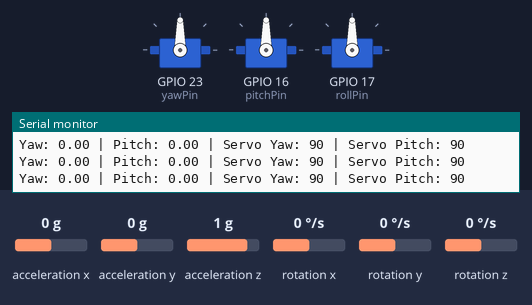
A sketch run on a simulated ESP32. On the bench: 3 × servo, the last lines printed to the serial monitor. The test bench sets the inputs (shaded band); at power-on: rotation z 0 °/s, acceleration x 0 g, acceleration y 0 g, acceleration z 1 g, rotation x 0 °/s, rotation y 0 °/s.

Above: at 3.0 s.
3.1 s: rotation z set to -100 °/s
At 5.4 s:
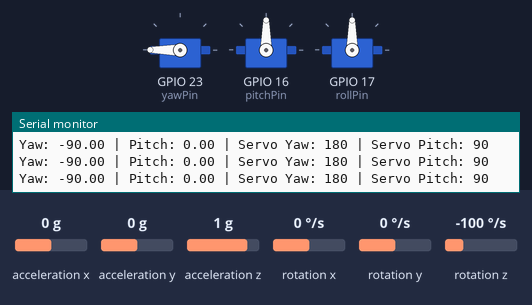
5.7 s: rotation z set to 100 °/s
At 7.9 s:
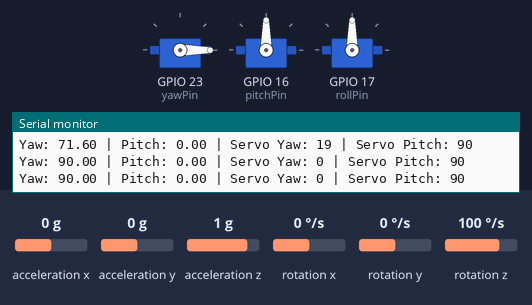
8.7 s: acceleration x set to -1.4 g
At 9.8 s:
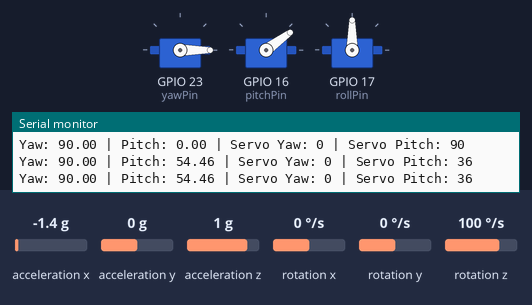
10.5 s: acceleration y set to -1.4 g
At 11.6 s:
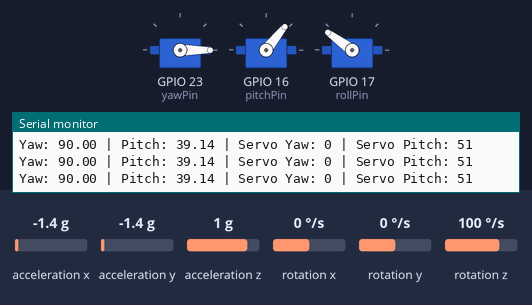
12.2 s: acceleration z set to -1.4 g
At 13.4 s:
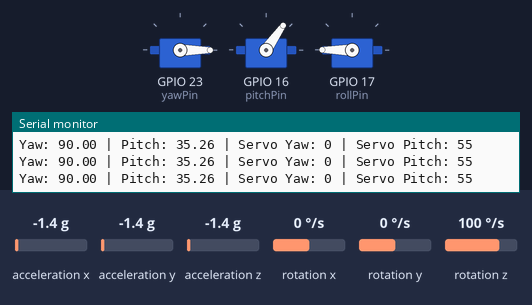
13.8 s: acceleration x set to -0.8 g
At 15.2 s:
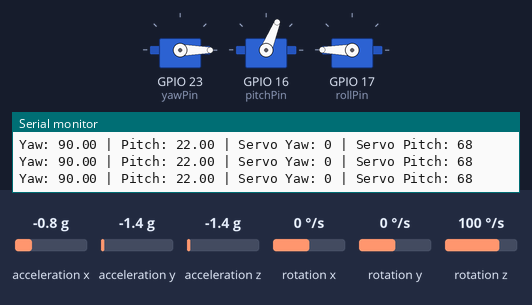
Timing chart, 0 to 16.4 s (numbered marks = the images above; inputs shaded):
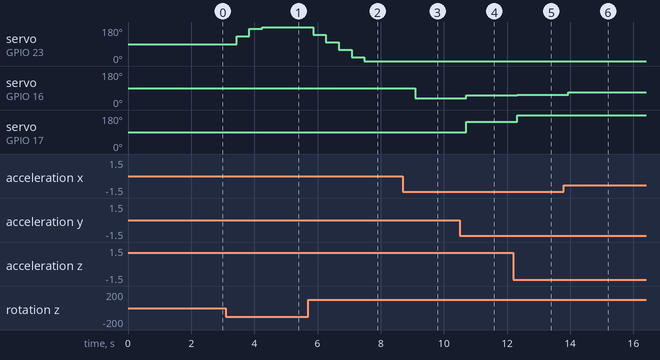

The sketch:

main.ino
```cpp
#include <Wire.h>
#include <MPU6050.h>
#include <ESP32Servo.h>

Servo servoYaw;
Servo servoPitch;
Servo servoRoll;
const int yawPin = 23;
const int pitchPin = 16;
const int rollPin = 17;

int servo_yawVal;
int servo_pitchVal;
int servo_rollVal;

MPU6050 mpu(0x68);
float yawOffset = 0;
float yaw = 0;

void setup() {
  Serial.begin(115200);
  servoYaw.attach(yawPin);
  servoPitch.attach(pitchPin);
  servoRoll.attach(rollPin);
  servoYaw.write(90);
  servoPitch.write(90);
  servoRoll.write(90);
  Wire.begin(21, 22);
  delay(100);

  mpu.initialize();
  Serial.println(mpu.testConnection() ? "MPU6050 connected!" : "Connection failed!");

  Serial.println("Calibrating... Keep still!");
  long sum = 0;
  int16_t ax, ay, az, gx, gy, gz;
  for (int i = 0; i < 200; i++) {
    mpu.getMotion6(&ax, &ay, &az, &gx, &gy, &gz);
    sum += gz;
    delay(5);
  }
  yawOffset = sum / 200.0;
  Serial.println("Done! Initial = 0");
}

void loop() {
  int16_t ax, ay, az, gx, gy, gz;
  mpu.getMotion6(&ax, &ay, &az, &gx, &gy, &gz);

  float accelX = ax / 16384.0;
  float accelY = ay / 16384.0;
  float accelZ = az / 16384.0;

  float roll  = atan2(accelY, accelZ) * 180.0 / PI;
  float pitch = atan2(-accelX, sqrt(accelY * accelY + accelZ * accelZ)) * 180.0 / PI;

  static unsigned long lastTime = 0;
  unsigned long now = millis();
  float dt = (now - lastTime) / 1000.0;
  lastTime = now;

  yaw += ((gz - yawOffset) / 131.0) * dt;

  yaw = constrain(yaw, -90, 90);
  pitch = constrain(pitch, -90, 90);
  roll = constrain(roll, -90, 90);

  if ((int)yaw <= 0) {
    servo_yawVal = map((int)yaw, 0, -90, 90, 180);
  } else {
    servo_yawVal = map((int)yaw, 0, 90, 90, 0);
  }

  if ((int)pitch <= 0) {
    servo_pitchVal = map((int)pitch, 0, -90, 90, 180);
  } else {
    servo_pitchVal = map((int)pitch, 0, 90, 90, 0);
  }

  if ((int)roll <= 0) {
    servo_rollVal = map((int)roll, 0, -90, 90, 180);
  } else {
    servo_rollVal = map((int)roll, 0, 90, 90, 0);
  }

  servoYaw.write(servo_yawVal);
  servoPitch.write(servo_pitchVal);
  servoRoll.write(servo_rollVal);

  Serial.print("Yaw: "); Serial.print(yaw);
  Serial.print(" | Pitch: "); Serial.print(pitch);
  Serial.print(" | Servo Yaw: "); Serial.print(servo_yawVal);
  Serial.print(" | Servo Pitch: "); Serial.println(servo_pitchVal);

  delay(400);
}
```

Measured:
- after the input at 3.1 s, servo on GPIO 23 (yawPin): 90° → 130° after 0.34 s, → 170° 0.40 s later, → 180° 0.40 s later
- after the input at 5.7 s, servo on GPIO 23 (yawPin): moves from 180° to 0° over 1.6 s, starting after 0.16 s
- after the input at 8.7 s, servo on GPIO 16 (pitchPin): 90° → 36° after 0.40 s
- after the input at 10.5 s, servo on GPIO 16 (pitchPin): 36° → 51° after 0.21 s; servo on GPIO 17 (rollPin): 90° → 144° after 0.21 s
- after the input at 12.2 s, servo on GPIO 16 (pitchPin): 51° → 55° after 0.13 s; servo on GPIO 17 (rollPin): 144° → 180° after 0.13 s
- after the input at 13.8 s, servo on GPIO 16 (pitchPin): 55° → 68° after 0.14 s
